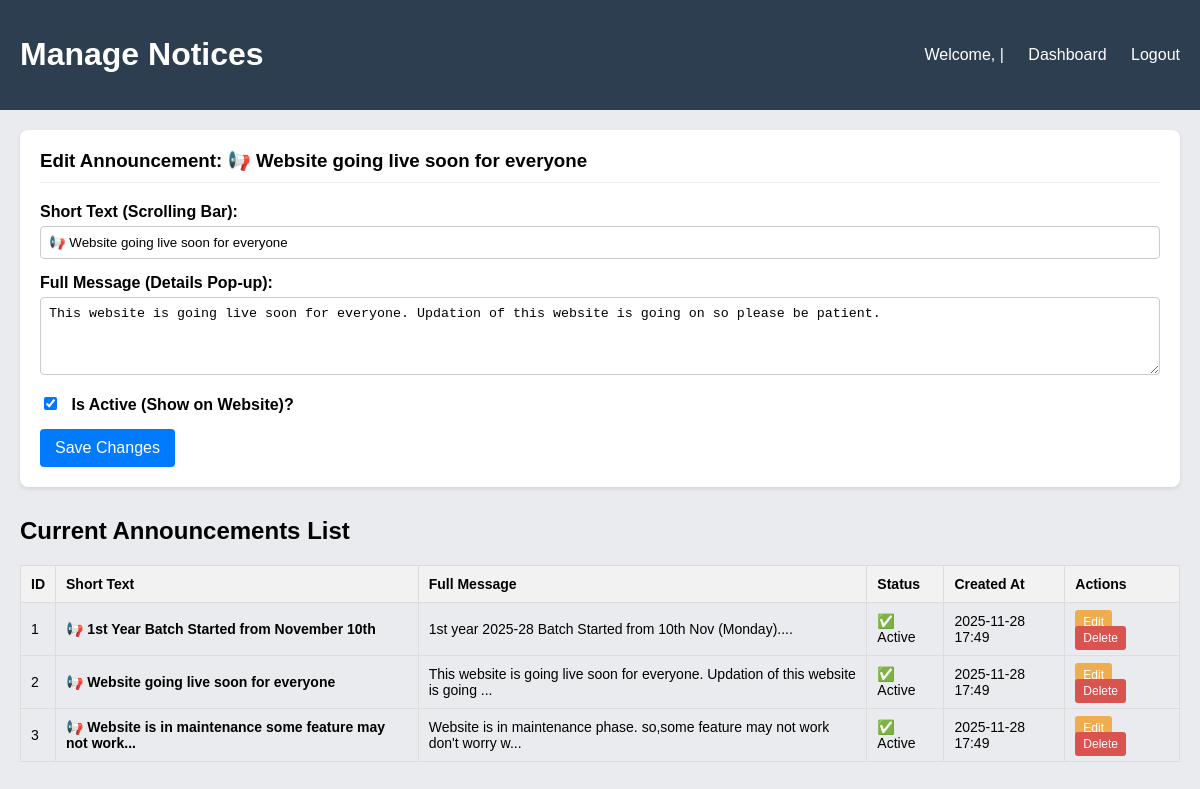
The page /admin/announcements_manage.php?edit_id=2 (signed in) on the database its author committed.
### tables this page shows
CREATE TABLE `announcements` (
  `notice_id` INT(11) NOT NULL PRIMARY KEY AUTO_INCREMENT,
  `short_text` VARCHAR(255) NOT NULL,
  `full_message` TEXT,
  `is_active` TINYINT(1) DEFAULT '1',
  `created_at` TIMESTAMP DEFAULT CURRENT_TIMESTAMP
);

### admin/announcements_manage.php (the view, shortened to what this page needs)
<?php
require_once __DIR__ . '/../db_connect.php';
$announcement_to_edit = null;
if (isset($_GET['edit_id']) && is_numeric($_GET['edit_id'])) {
    $id = $_GET['edit_id'];
    $stmt = $conn->prepare("SELECT * FROM announcements WHERE notice_id = ?");
    $stmt->bind_param("i", $id);
    $stmt->execute();
    $result = $stmt->get_result();
    $announcement_to_edit = $result->fetch_assoc();
}
$announcements_result = $conn->query("SELECT * FROM announcements ORDER BY created_at DESC");
$all_announcements = $announcements_result->fetch_all(MYSQLI_ASSOC);
?>
<!DOCTYPE html>
<html lang="en">
<head>
</head>
<body>
    <div class="header">
        <h1>Manage Notices</h1>
        <div>
            Welcome, <?php echo htmlspecialchars($_SESSION['admin_username']); ?> |
            <a href="index.php">Dashboard</a>
            <a href="?logout=true">Logout</a>
        </div>
    </div>
    <div class="container">
        <div class="card">
            <h3><?php echo $announcement_to_edit ? 'Edit Announcement: ' . htmlspecialchars($announcement_to_edit['short_text']) : 'Add New Announcement'; ?></h3>
            <form method="POST">
                <label for="short_text">Short Text (Scrolling Bar):</label>
                <input type="text" id="short_text" name="short_text" value="<?php echo htmlspecialchars($announcement_to_edit['short_text'] ?? ''); ?>" required placeholder="e.g., 📢 1st Year Batch Started">
                <label for="full_message">Full Message (Details Pop-up):</label>
                <textarea id="full_message" name="full_message" rows="4" required><?php echo htmlspecialchars($announcement_to_edit['full_message'] ?? ''); ?></textarea>
                <label>
                    <input type="checkbox" name="is_active" <?php echo (isset($announcement_to_edit['is_active']) && $announcement_to_edit['is_active']) ? 'checked' : 'checked'; ?>>
                    Is Active (Show on Website)?
                </label>
                <button type="submit" name="submit_announcement">
                    <?php echo $announcement_to_edit ? 'Save Changes' : 'Add Announcement'; ?>
                </button>
            </form>
        </div>
        <h2>Current Announcements List</h2>
        <table>
            <thead>
                <tr>
                    <th>ID</th>
                    <th>Short Text</th>
                    <th>Full Message</th>
                    <th>Status</th>
                    <th>Created At</th>
                    <th>Actions</th>
                </tr>
            </thead>
            <tbody>
                <?php foreach ($all_announcements as $a): ?>
                <tr>
                    <td><?php echo $a['notice_id']; ?></td>
                    <td><strong><?php echo htmlspecialchars($a['short_text']); ?></strong></td>
                    <td><?php echo substr(htmlspecialchars($a['full_message']), 0, 80) . '...'; ?></td>
                    <td><?php echo $a['is_active'] ? '✅ Active' : '❌ Inactive'; ?></td>
                    <td><?php echo date("Y-m-d H:i", strtotime($a['created_at'])); ?></td>
                    <td>
                        <a href="?edit_id=<?php echo $a['notice_id']; ?>" class="btn-edit">Edit</a>
                        <a href="?delete_id=<?php echo $a['notice_id']; ?>" class="btn-delete" onclick="return confirm('Are you sure you want to delete this announcement?');">Delete</a>
                    </td>
                </tr>
                <?php endforeach; ?>
            </tbody>
        </table>
    </div>
</body>
</html>

### admin/announcements_manage.php (style rules this page uses)
body { font-family: Arial, sans-serif; background: #e9ebee; margin: 0; padding: 0; }
.header { background: #2c3e50; color: white; padding: 15px 20px; display: flex; justify-content: space-between; align-items: center; }
.header a { color: white; text-decoration: none; margin-left: 20px; }
.container { padding: 20px; max-width: 1200px; margin: 0 auto; }
.card { background: white; padding: 20px; border-radius: 8px; box-shadow: 0 2px 4px rgba(0,0,0,0.1); margin-bottom: 30px; }
.card h3 { margin-top: 0; border-bottom: 1px solid #eee; padding-bottom: 10px; margin-bottom: 20px; }
.card label { display: block; margin-bottom: 5px; font-weight: bold; }
.card input[type="text"], .card textarea { width: 100%; padding: 8px; margin-bottom: 15px; border: 1px solid #ccc; border-radius: 4px; box-sizing: border-box; }
.card button { background: #007bff; color: white; padding: 10px 15px; border: none; border-radius: 4px; cursor: pointer; font-size: 16px; margin-top: 10px; }
.card input[type="checkbox"] { margin-right: 10px; }
table { width: 100%; border-collapse: collapse; margin-top: 20px; }
th, td { padding: 10px; border: 1px solid #ddd; text-align: left; font-size: 14px; }
th { background: #f2f2f2; }
.btn-edit, .btn-delete { background: #f0ad4e; color: white; padding: 5px 8px; text-decoration: none; border-radius: 3px; font-size: 12px; margin-right: 5px; }
.btn-delete { background: #d9534f; }

### rows shown on the page
announcements: short_text "📢 Website going live soon for everyone", full_message "This website is going live soon for everyone. Updation of this website is going on so please be patient.", is_active "☑", notice_id "2", full_message "This website is going live soon for everyone. Updation of this website is going", shows "✅ Active", created_at "2025-11-28 17:49"
announcements: notice_id "1", short_text "📢 1st Year Batch Started from November 10th", full_message "1st year 2025-28 Batch Started from 10th Nov (Monday).", is_active "✅ Active", created_at "2025-11-28 17:49"
announcements: notice_id "3", short_text "📢 Website is in maintenance some feature may not work...", full_message "Website is in maintenance phase. so,some feature may not work don't worry w", is_active "✅ Active", created_at "2025-11-28 17:49"
